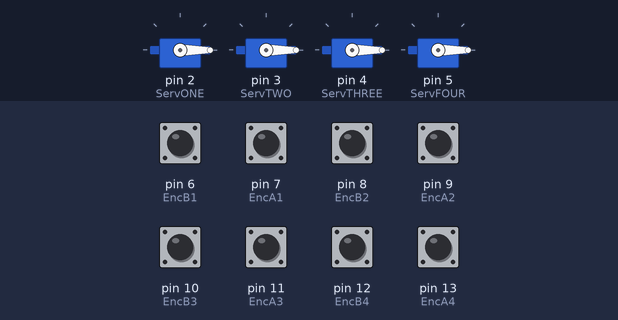
This sketch was run on a simulated Arduino Uno, built with avr-gcc and run on an emulated ATmega328P. Shown: 4 × servo. The test bench sets the inputs (shaded band); at power-on: pin 6 (EncB1), pin 7 (EncA1), pin 8 (EncB2), pin 9 (EncA2), pin 10 (EncB3), pin 11 (EncA3), pin 12 (EncB4), pin 13 (EncA4) HIGH.

Above: at 1.2 s.
1.3 s: pin 7 (EncA1) pulled LOW for 0.15 s
At 2.5 s:
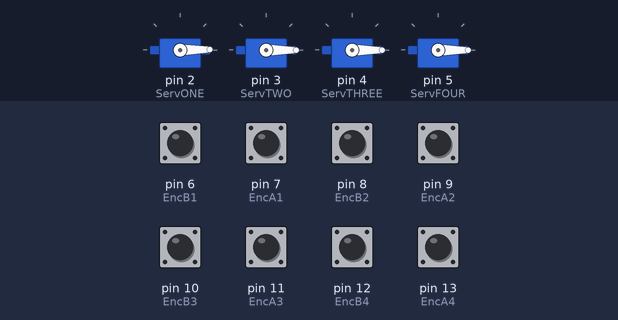
2.9 s: pin 9 (EncA2) pulled LOW for 0.15 s
At 3.7 s:
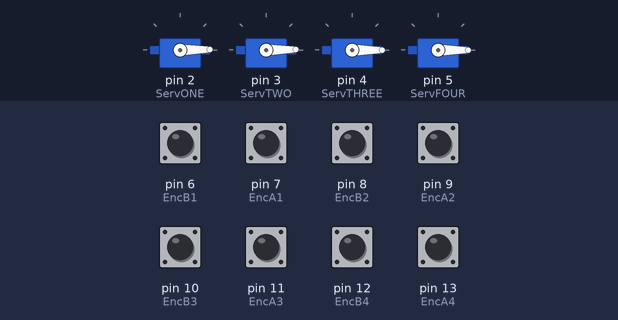
4.5 s: pin 11 (EncA3) pulled LOW for 0.15 s
At 5.8 s:
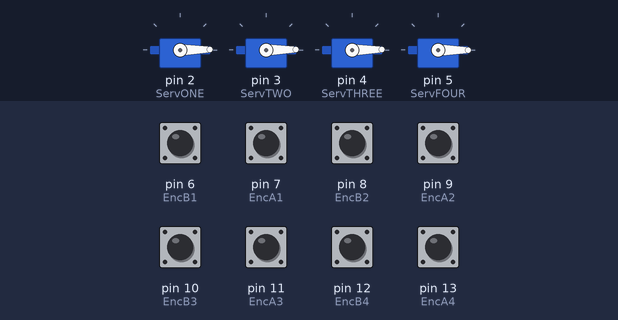
6.1 s: pin 13 (EncA4) pulled LOW for 0.15 s
At 7.3 s:
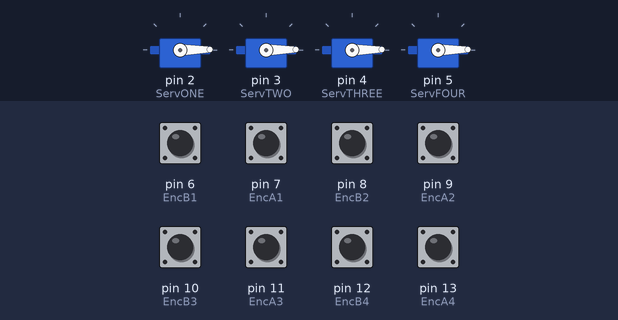
7.7 s: pin 7 (EncA1) pulled LOW for 1 s
At 9.8 s:
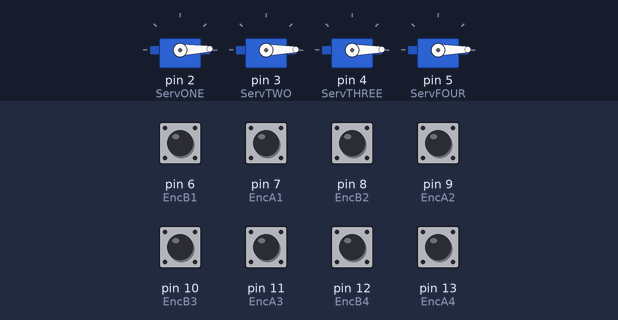
10.2 s: pin 9 (EncA2) pulled LOW for 1 s
At 11.7 s:
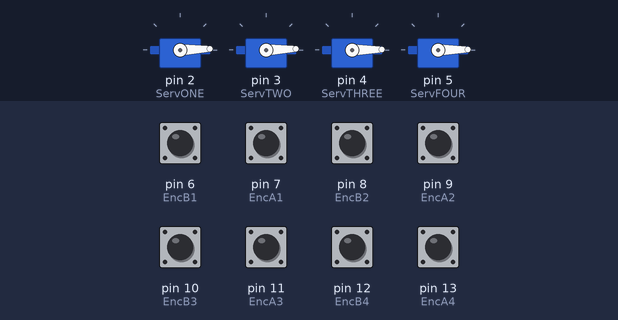
Timing chart, 0 to 13.2 s (numbered marks = the images above; inputs shaded):
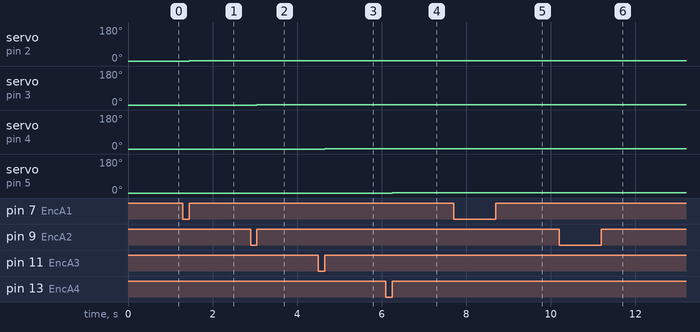

Measured:
- after the input at 1.3 s, servo on pin 2 (ServONE): 0° → 1° after 0.15 s
- after the input at 2.9 s, servo on pin 3 (ServTWO): 0° → 1° after 0.15 s
- after the input at 4.5 s, servo on pin 4 (ServTHREE): 0° → 1° after 0.15 s
- after the input at 6.1 s, servo on pin 5 (ServFOUR): 0° → 1° after 0.15 s
- after the input at 7.7 s, servo on pin 2 (ServONE): 1° → 2° after 1.0 s
- after the input at 10.2 s, servo on pin 3 (ServTWO): 1° → 2° after 1.0 s

The sketch:

Servo_Default.ino
```cpp
#include <Servo.h>
//Servo pins
#define ServONE 2
#define ServTWO 3
#define ServTHREE 4
#define ServFOUR 5
//Encoder pins
#define EncA1 7//White
#define EncB1 6//Black
#define EncA2 9//White
#define EncB2 8//Black
#define EncA3 11//Black
#define EncB3 10//White
#define EncA4 13//Black
#define EncB4 12//White
//Servo Objects
Servo servoObj1;
Servo servoObj2;
Servo servoObj3;
Servo servoObj4;
//Counters for incrementing and decrementing encoder movement
int counter1 = 0;
int counter2 = 0;
int counter3 = 0;
int counter4 = 0;
//Initial state of the encoder
int currentStateEncA1;
int currentStateEncA2;
int currentStateEncA3;
int currentStateEncA4;
//Final state of the encoders
int lastStateEncA1;
int lastStateEncA2;
int lastStateEncA3;
int lastStateEncA4;
//Setup function
void setup() {
  Serial.begin(9600);
  pinMode(EncA1, INPUT_PULLUP);
  pinMode(EncB1, INPUT_PULLUP);
  pinMode(EncA2, INPUT_PULLUP);
  pinMode(EncB2, INPUT_PULLUP);
  pinMode(EncA3, INPUT_PULLUP);
  pinMode(EncB3, INPUT_PULLUP);
  pinMode(EncA4, INPUT_PULLUP);
  pinMode(EncB4, INPUT_PULLUP);
  servoObj1.attach(ServONE);
  servoObj1.write(counter1);
  servoObj2.attach(ServTWO);
  servoObj2.write(counter2);
  servoObj3.attach(ServTHREE);
  servoObj3.write(counter3);
  servoObj4.attach(ServFOUR);
  servoObj4.write(counter4);
  lastStateEncA1 = digitalRead(EncA1);
  lastStateEncA2 = digitalRead(EncA2);
  lastStateEncA3 = digitalRead(EncA3);
  lastStateEncA4 = digitalRead(EncA4);
}
//Looping function
void loop() {
  //Call all move fucntions for each of the joints
  Joint1(EncA1, EncB1), Joint2(EncA2, EncB2), Joint3(EncA3, EncB3), Joint4(EncA4, EncB4);
}

void Joint1(int pinENCA, int pinENCB) {
  currentStateEncA1 = digitalRead(pinENCA);
  if (currentStateEncA1 != lastStateEncA1  && currentStateEncA1 == 1) {
    if (digitalRead(pinENCB) != currentStateEncA1) {
      counter1 --;
      if (counter1 < 0)
        counter1 = 0;
    } else {
      counter1 ++;
      if (counter1 > 180)
        counter1 = 180;
    }
    servoObj1.write(counter1);
  }
  lastStateEncA1 = currentStateEncA1;
}

void Joint2(int pinENCA, int pinENCB) {
  currentStateEncA2 = digitalRead(pinENCA);
  if (currentStateEncA2 != lastStateEncA2  && currentStateEncA2 == 1) {
    if (digitalRead(pinENCB) != currentStateEncA2) {
      counter2 --;
      if (counter2 < 0)
        counter2 = 0;
    } else {
      counter2 ++;
      if (counter2 > 60)
        counter2 = 60;
    }
    servoObj2.write(counter2);
  }
  lastStateEncA2 = currentStateEncA2;
}

void Joint3(int pinENCA, int pinENCB) {
  currentStateEncA3 = digitalRead(pinENCA);
  if (currentStateEncA3 != lastStateEncA3  && currentStateEncA3 == 1) {
    if (digitalRead(pinENCB) != currentStateEncA3) {
      counter3 --;
      if (counter3 < 0)
        counter3 = 0;
    } else {
      counter3 ++;
      if (counter3 > 90)
        counter3 = 90;
    }
    servoObj3.write(counter3);
  }
  lastStateEncA3 = currentStateEncA3;
}

void Joint4(int pinENCA, int pinENCB) {
  currentStateEncA4 = digitalRead(pinENCA);
  if (currentStateEncA4 != lastStateEncA4  && currentStateEncA4 == 1) {
    if (digitalRead(pinENCB) != currentStateEncA4) {
      counter4 --;
      if (counter4 < 0)
        counter4 = 0;
    } else {
      counter4 ++;
      if (counter4 > 90)
        counter4 = 90;
    }
    servoObj4.write(counter4);
  }
  lastStateEncA4 = currentStateEncA4;
}
```
